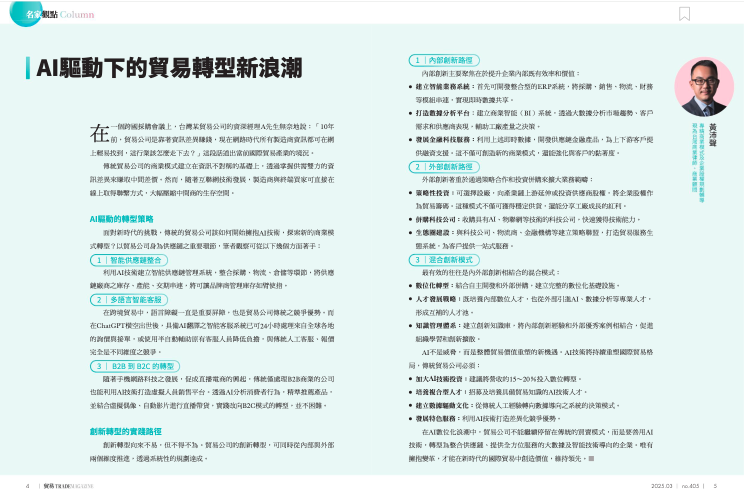
#> input picture examples/input/magazine.png, 1487 x 995 px (shown at 1/2 size)
$ python -i imageio.py   (imports and definitions only)
#> lines starting #> are read from the running program, lines starting #| are printed output that depends on the picture; after the words box and inside, x2 and y2 are one past the last pixel; in counts of white or black regions, pixels touching at a corner belong together
#> further down, picture is the input picture: PIL image 1487x995 RGBA; mean R, G, B, A 222.3, 235.9, 234.3, 255
from __future__ import annotations

from pathlib import Path
from typing import Any

from PIL import Image

from .layout import LayoutBox


# [65 lines left out: functions _crop, _crop_from_bgr, _open_crop_source, _open_crop_source_bgr, not called in this run]


def _crop_margin(image: Image.Image) -> Image.Image:
    try:
        import cv2
        import numpy as np
    except Exception:
        return image
    array = np.asarray(image.convert("RGB"))
    gray = cv2.cvtColor(array, cv2.COLOR_RGB2GRAY)
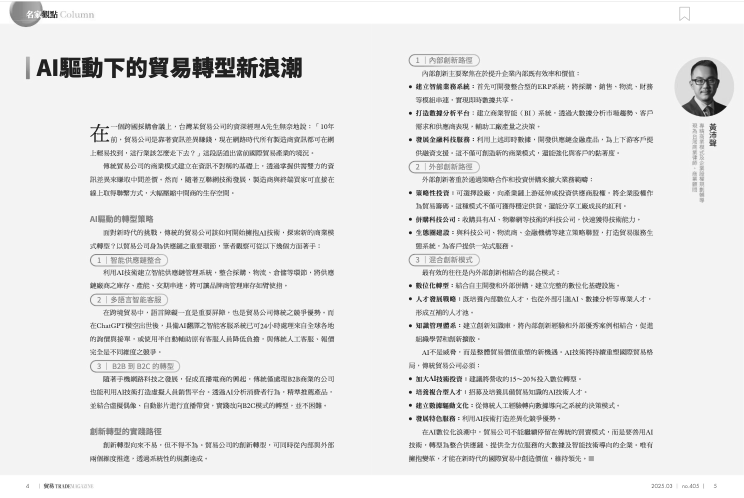
#> gray: shape (995, 1487) (shown at 1/2 size); min 14, max 255, mean 231.4
    max_val = gray.max()
#> max_val = 255
    min_val = gray.min()
#> min_val = 14
    if max_val == min_val:
        return image
    data = ((gray - min_val) / (max_val - min_val) * 255).astype(np.uint8)
    _, binary = cv2.threshold(data, 200, 255, cv2.THRESH_BINARY_INV)
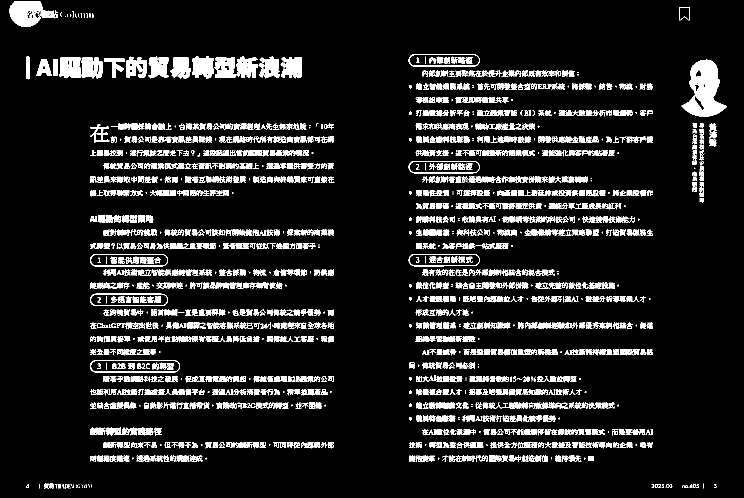
#> binary: shape (995, 1487) (shown at 1/2 size); 9.8% white; 1587 white regions (291 under 20 px), largest, box (x1, y1, x2, y2) and area: (1363, 119, 1454, 234) 5710, (19, 3, 99, 54) 2761, (384, 113, 428, 157) 1498
    coords = cv2.findNonZero(binary)
#> coords = contour of 144616 points, box (x1, y1, x2, y2) (19, 3, 1454, 977), area 32628
    if coords is None:
        return image
    x, y, w, h = cv2.boundingRect(coords)
#> x = 19; y = 3; w = 1435; h = 974
    if w <= 2 or h <= 2:
        return image
    return Image.fromarray(array[y : y + h, x : x + w])
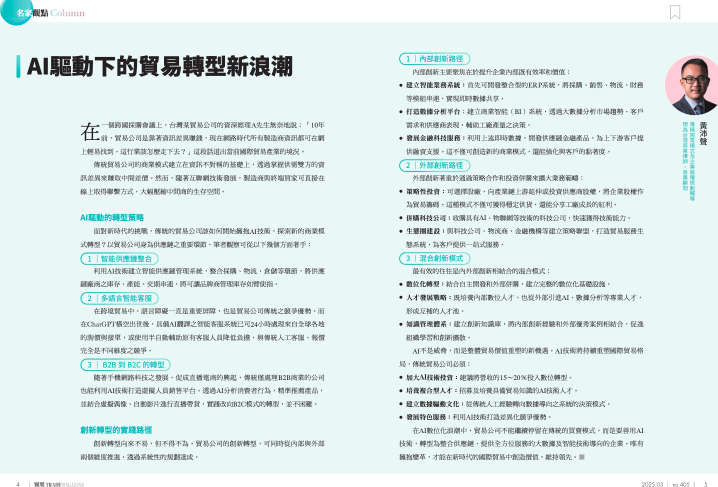
#> returned value: PIL image 1435x974 RGB (shown at 1/2 size); mean R, G, B 221.2, 235, 233.4


# [21 lines left out: function _merge_images, not called in this run]

>>> from PIL import Image
>>> picture = Image.open('../../examples/input/magazine.png')
>>> result = _crop_margin(picture)
